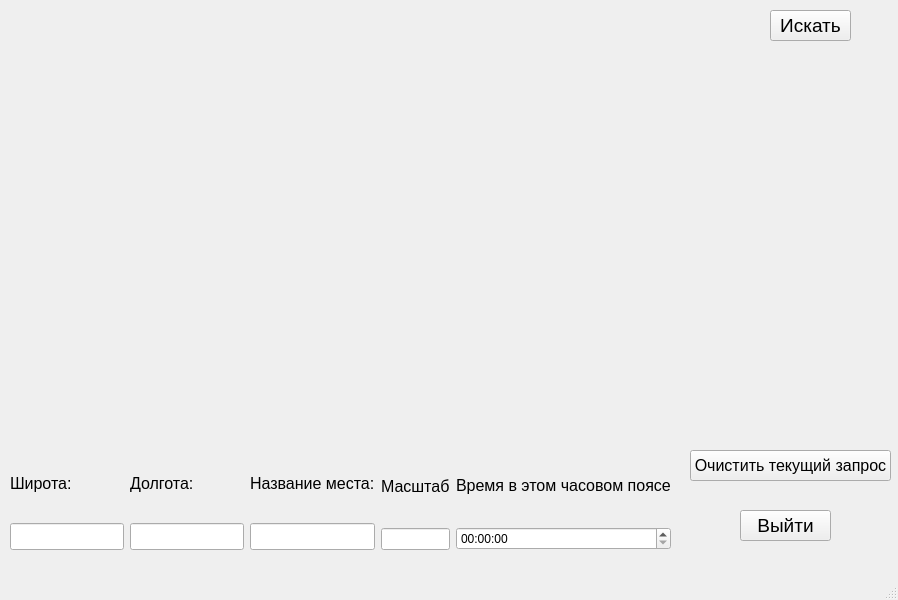
<?xml version="1.0" encoding="UTF-8"?>
<ui version="4.0">
 <class>MainWindow</class>
 <widget class="QMainWindow" name="MainWindow">
  <property name="geometry">
   <rect>
    <x>0</x>
    <y>0</y>
    <width>898</width>
    <height>600</height>
   </rect>
  </property>
  <property name="sizePolicy">
   <sizepolicy hsizetype="Fixed" vsizetype="Fixed">
    <horstretch>0</horstretch>
    <verstretch>0</verstretch>
   </sizepolicy>
  </property>
  <property name="minimumSize">
   <size>
    <width>898</width>
    <height>600</height>
   </size>
  </property>
  <property name="maximumSize">
   <size>
    <width>898</width>
    <height>600</height>
   </size>
  </property>
  <property name="windowTitle">
   <string>MainWindow</string>
  </property>
  <widget class="QWidget" name="centralwidget">
   <widget class="QPushButton" name="search_btn">
    <property name="geometry">
     <rect>
      <x>770</x>
      <y>10</y>
      <width>81</width>
      <height>31</height>
     </rect>
    </property>
    <property name="font">
     <font>
      <pointsize>14</pointsize>
     </font>
    </property>
    <property name="text">
     <string>Искать</string>
    </property>
   </widget>
   <widget class="QPushButton" name="quit_btn">
    <property name="geometry">
     <rect>
      <x>740</x>
      <y>510</y>
      <width>91</width>
      <height>31</height>
     </rect>
    </property>
    <property name="font">
     <font>
      <pointsize>14</pointsize>
     </font>
    </property>
    <property name="text">
     <string>Выйти</string>
    </property>
   </widget>
   <widget class="QWidget" name="horizontalLayoutWidget_2">
    <property name="geometry">
     <rect>
      <x>10</x>
      <y>450</y>
      <width>661</width>
      <height>100</height>
     </rect>
    </property>
    <layout class="QHBoxLayout" name="horizontalLayout_2">
     <item>
      <layout class="QHBoxLayout" name="horizontalLayout">
       <item>
        <layout class="QVBoxLayout" name="verticalLayout">
         <item>
          <widget class="QLabel" name="geo_width">
           <property name="font">
            <font>
             <pointsize>12</pointsize>
            </font>
           </property>
           <property name="text">
            <string>Широта:</string>
           </property>
          </widget>
         </item>
         <item>
          <widget class="QLineEdit" name="latitude_input">
           <property name="font">
            <font>
             <pointsize>12</pointsize>
            </font>
           </property>
          </widget>
         </item>
        </layout>
       </item>
       <item>
        <layout class="QVBoxLayout" name="verticalLayout_2">
         <item>
          <widget class="QLabel" name="geo_height">
           <property name="font">
            <font>
             <pointsize>12</pointsize>
            </font>
           </property>
           <property name="text">
            <string>Долгота:</string>
           </property>
          </widget>
         </item>
         <item>
          <widget class="QLineEdit" name="longitude_input">
           <property name="font">
            <font>
             <pointsize>12</pointsize>
            </font>
           </property>
          </widget>
         </item>
        </layout>
       </item>
      </layout>
     </item>
     <item>
      <layout class="QVBoxLayout" name="verticalLayout_3">
       <item>
        <widget class="QLabel" name="place_name">
         <property name="font">
          <font>
           <pointsize>12</pointsize>
          </font>
         </property>
         <property name="text">
          <string>Название места:</string>
         </property>
        </widget>
       </item>
       <item>
        <widget class="QLineEdit" name="place_name_unput">
         <property name="font">
          <font>
           <pointsize>12</pointsize>
          </font>
         </property>
         <property name="text">
          <string/>
         </property>
        </widget>
       </item>
      </layout>
     </item>
     <item>
      <layout class="QVBoxLayout" name="verticalLayout_5">
       <item>
        <widget class="QLabel" name="zoom_label">
         <property name="font">
          <font>
           <pointsize>12</pointsize>
          </font>
         </property>
         <property name="text">
          <string>Масштаб</string>
         </property>
        </widget>
       </item>
       <item>
        <widget class="QLineEdit" name="zoom_input"/>
       </item>
      </layout>
     </item>
     <item>
      <layout class="QVBoxLayout" name="verticalLayout_4">
       <item>
        <widget class="QLabel" name="local_time">
         <property name="font">
          <font>
           <pointsize>12</pointsize>
          </font>
         </property>
         <property name="text">
          <string>Время в этом часовом поясе</string>
         </property>
        </widget>
       </item>
       <item>
        <widget class="QTimeEdit" name="local_timer"/>
       </item>
      </layout>
     </item>
    </layout>
   </widget>
   <widget class="QPushButton" name="clear_current_search_btn">
    <property name="geometry">
     <rect>
      <x>690</x>
      <y>450</y>
      <width>201</width>
      <height>31</height>
     </rect>
    </property>
    <property name="font">
     <font>
      <pointsize>12</pointsize>
     </font>
    </property>
    <property name="text">
     <string>Очистить текущий запрос</string>
    </property>
   </widget>
  </widget>
  <widget class="QMenuBar" name="menubar">
   <property name="geometry">
    <rect>
     <x>0</x>
     <y>0</y>
     <width>898</width>
     <height>22</height>
    </rect>
   </property>
  </widget>
  <widget class="QStatusBar" name="statusbar"/>
 </widget>
 <resources/>
 <connections/>
</ui>
